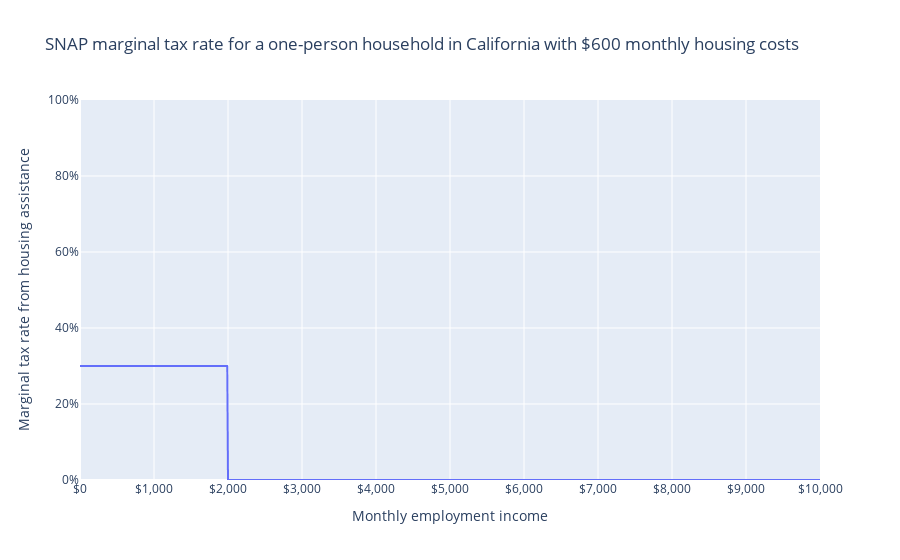

Here is the notebook cell this chart was saved with:
### Markdown cell above
We can also view their marginal tax rate from the program, revealing that SNAP phases out at 36 cents on the dollar through the phase-out region.
The emergency allotment shrinks this region.
The person also experiences a cliff (infinite marginal tax rate) when they hit 200% of the poverty line.

### Code cell
fig = px.line(
    emp_df_full,
    "employment_income",
    "housing_assistance_mtr",
    labels=LABELS,
    title="SNAP marginal tax rate for a one-person household in California with $600 monthly housing costs",
)
fig.update_layout(
    xaxis_tickformat="$,", yaxis_tickformat=".0%", yaxis_range=[0, 1]
)
fig.show()

### Figure 1 — Plotly figure (JSON) as saved in the notebook; plotly's stock layout.template omitted (floating-point values rounded to 4 significant figures; data arrays with more than 128 entries replaced by an {"elided": "..."} marker saying what was removed)
{"data": [{"hovertemplate": "Monthly employment income=%{x}<br>Marginal tax rate from housing assistance=%{y}<extra></extra>", "legendgroup": "", "line": {"color": "#636efa", "dash": "solid"}, "marker": {"symbol": "circle"}, "mode": "lines", "name": "", "showlegend": false, "type": "scattergl", "x": {"elided": "1001 int values"}, "xaxis": "x", "y": {"elided": "1001 float values"}, "yaxis": "y"}], "layout": {"legend": {"tracegroupgap": 0}, "title": {"text": "SNAP marginal tax rate for a one-person household in California with $600 monthly housing costs"}, "xaxis": {"anchor": "y", "domain": [0, 1], "tickformat": "$,", "title": {"text": "Monthly employment income"}}, "yaxis": {"anchor": "x", "domain": [0, 1], "range": [0, 1], "tickformat": ".0%", "title": {"text": "Marginal tax rate from housing assistance"}}}}
